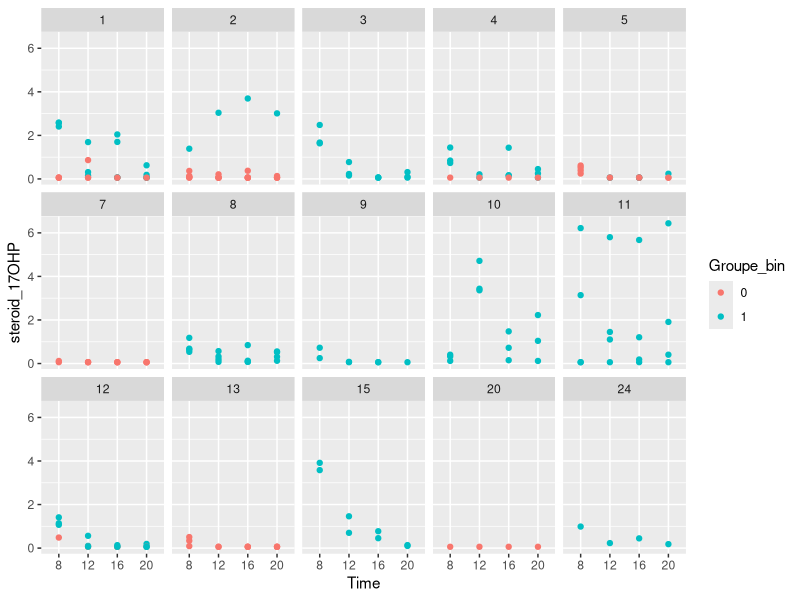
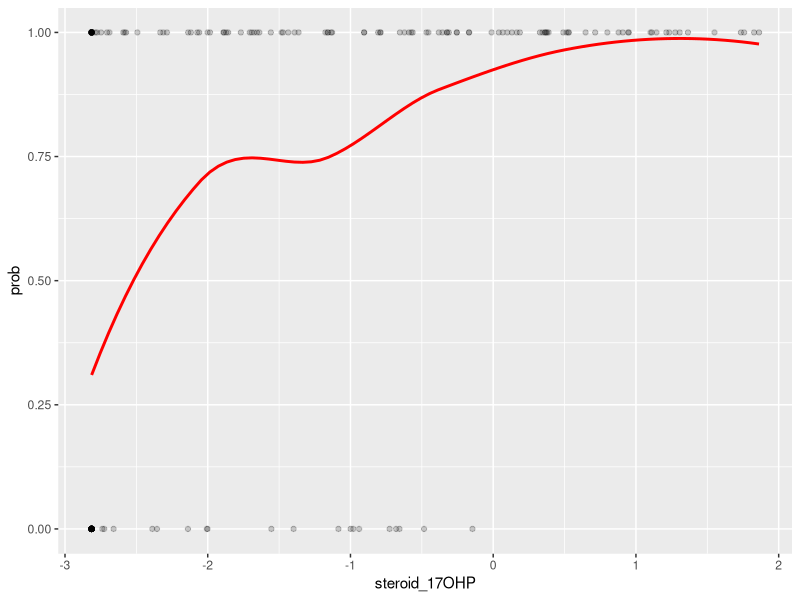
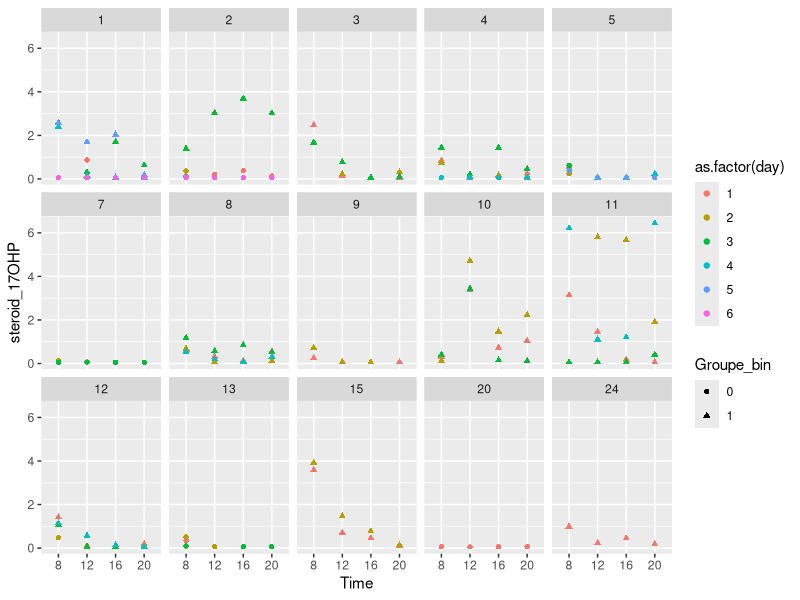
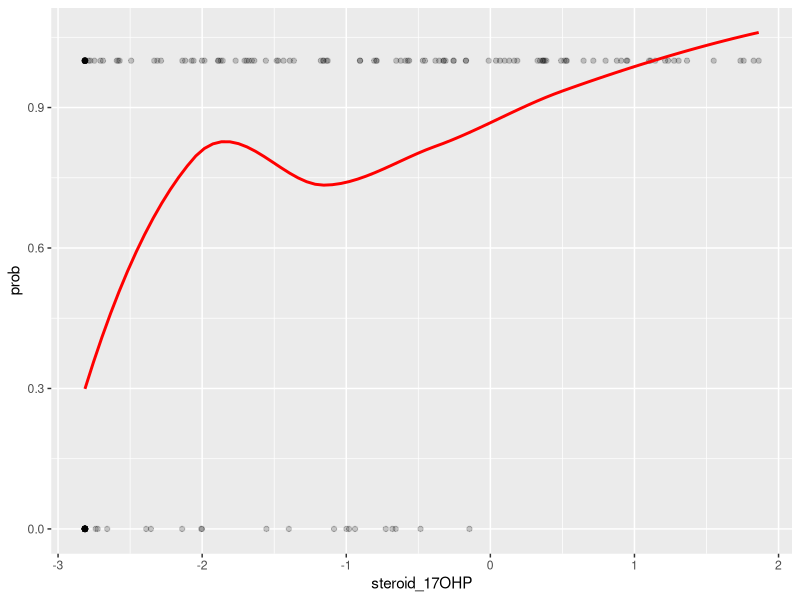

The R source for these figures, in order:
## ---- chunk 1
library(lme4)
library(dplyr)
library(readxl)
library(stringr)
library(tidyr)
library(ggplot2)
## ---- chunk 2
df <- read_excel("Data_salive_steroides_cinetique.xlsx")
head(df)
## ---- chunk 3
df <- df %>%
  pivot_longer(
    cols = c(`8h_17OHP`, `12h_17OHP`, `16h_17OHP`, `20h_17OHP`),
    names_to = "Time",
    values_to = "steroid_17OHP"
  ) %>%
  mutate(
    # Nettoyer l'heure pour avoir un truc propre
    Time = factor(Time,
                  levels = c("8h_17OHP", "12h_17OHP", "16h_17OHP", "20h_17OHP"),
                  labels = c("8", "12", "16", "20")),
    Groupe_bin = ifelse(Groupe == "Gp non contrôlé", 1, 0),
    Groupe_bin = factor(Groupe_bin),
    Gender = factor(Gender),
    `Puberty stage` = factor(`Puberty stage`),
    Patient_number = factor(`Patient number`)
  )
## ---- chunk 4
df <- df %>%
  mutate(
    Puberty_stage_simple = case_when(
      `Puberty stage` %in% c(1, 2) ~ "prepubertal",
      TRUE ~ "pubertal"
    ),
    Puberty_stage_simple = factor(Puberty_stage_simple)
  )
## ---- chunk 5
df_d<- df %>%
  select(Patient_number, Gender, Puberty_stage_simple,
         Time, steroid_17OHP, Groupe_bin)
## ---- chunk 6

ggplot(df_d, aes(x = Time, y =  steroid_17OHP, color=Groupe_bin)) +
  geom_point()+facet_wrap(facets = vars(Patient_number), nrow = 3)
## ---- chunk 7
mod_17ohp <- glmer(
  Groupe_bin ~ log(steroid_17OHP + 1e-6) +
    Gender  + Puberty_stage_simple+
    (1 | Patient_number),
  data = df_d,
  family = binomial,
  control = glmerControl(optimizer = "bobyqa")
)
summary(mod_17ohp)
## ---- chunk 8
ranef(mod_17ohp)
## ---- chunk 9
df_model <- model.frame(mod_17ohp)# uniquement les lignes complètes

df_model$steroid_17OHP <- model.frame(mod_17ohp)[[ "log(steroid_17OHP + 1e-06)" ]]
df_model$fitted <- fitted(mod_17ohp)
df_model$prob <- fitted(mod_17ohp)

df_model <- df_model[order(df_model$steroid_17OHP), ]
# Plot
library(ggplot2)
ggplot(df_model, aes(x = steroid_17OHP, y = prob)) +
  geom_point(aes(y = as.numeric(Groupe_bin)-1), alpha = 0.2) +
  geom_smooth(method = "loess", se = FALSE, color = "red", span = 0.8)

## ---- chunk 10
m17 <- glmer(
  Groupe_bin ~ steroid_17OHP +
    Gender  + Puberty_stage_simple+
    (1 | Patient_number),
  data = df_d,
  family = binomial,
  control = glmerControl(optimizer = "bobyqa")
)
summary(m17)
## ---- chunk 11
df$day <- as.numeric(sub(".*T", "", df$PATIENT))
df_dd <-df %>%
  select(Patient_number, Gender, Puberty_stage_simple,
         Time, steroid_17OHP, Groupe_bin,day)
## ---- chunk 12
ggplot(df_dd, aes(x = Time, y =  steroid_17OHP, color=as.factor(day),shape=Groupe_bin)) +
  geom_point()+facet_wrap(facets = vars(Patient_number), nrow = 3)
## ---- chunk 13
m17day <- glmer(
  Groupe_bin ~ log(steroid_17OHP+1e-6)+
  Gender  + Puberty_stage_simple+ (1|Patient_number:day)+(1 | Patient_number),
  data = df_dd,
  family = binomial,
  control = glmerControl(optimizer = "bobyqa")
)
summary(m17day)
## ---- chunk 14
df_model2 <- model.frame(m17day)# uniquement les lignes complètes

df_model2$steroid_17OHP <- model.frame(m17day)[[ "log(steroid_17OHP + 1e-06)" ]]
df_model2$fitted <- fitted(m17day)
df_model2$prob <- fitted(m17day)

df_model2 <- df_model2[order(df_model2$steroid_17OHP), ]
# Plot
library(ggplot2)
ggplot(df_model2, aes(x = steroid_17OHP, y = prob)) +
  geom_point(aes(y = as.numeric(Groupe_bin)-1), alpha = 0.2) +
  geom_smooth(method = "loess", se = FALSE, color = "red", span = 0.8)
